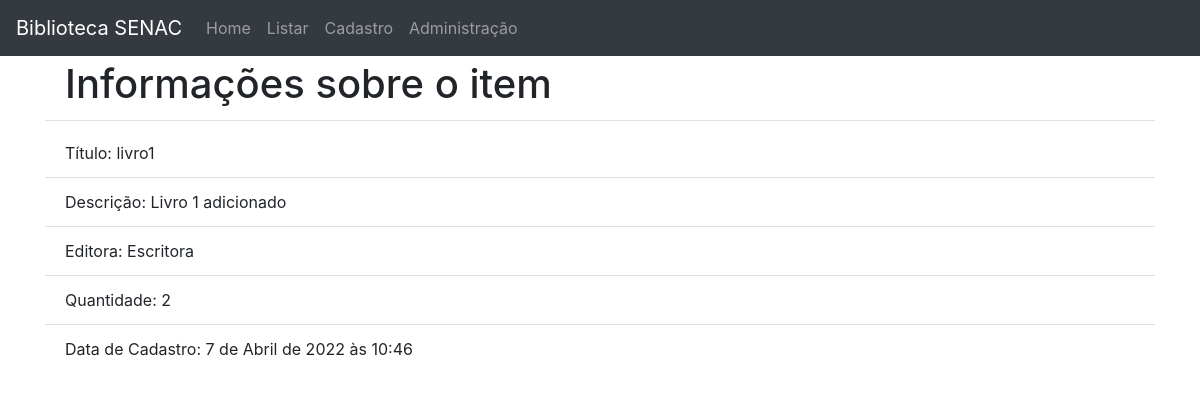
The app's page /livros/1, older data.
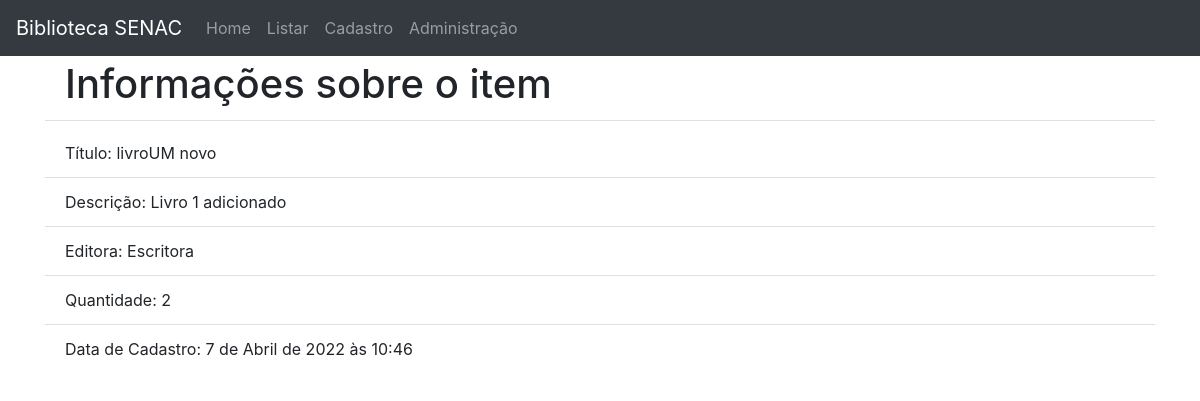
The same page, newer data.
### livros/models.py (models this page shows, shortened)
class Livros(models.Model):
    titulo = models.CharField(max_length=150)
    descricao = models.CharField(max_length=400)
    editora = models.CharField(max_length=200)
    quantidade = models.IntegerField()
    data_cadastro = models.DateTimeField(auto_now_add=True)
    class Meta:
        verbose_name_plural = 'Livros'

### livros/views.py (the view)
# urls.py: path('<int:id>', views.visualizar, name='visualizar'),
def visualizar(request, id):
    livro = get_object_or_404(Livros, pk = id)
    return render(request, 'livros/visualizar.html', {'livro': livro})

### livros/templates/livros/visualizar.html
{% extends 'livros/base.html' %}
{% load bootstrap4 %}
{% block content %}
<div class='container mt-5'>
    <ul class="list-group list-group-flush">
        <h1 class="list-group-item">Informações sobre o item</h1>
        <li class="list-group-item">Título: {{livro.titulo}}</li>
        <li class="list-group-item">Descrição: {{livro.descricao}}</li>
        <li class="list-group-item">Editora: {{livro.editora}}</li>
        <li class="list-group-item">Quantidade: {{livro.quantidade}}</li>
        <li class="list-group-item">Data de Cadastro: {{livro.data_cadastro}}</li>
    </ul>
</div>
{% endblock %}

Row changes from the older to the newer data that the page shows:
changed Livros "Livro 1 adicionado": titulo "livro1" → "livroUM novo"
